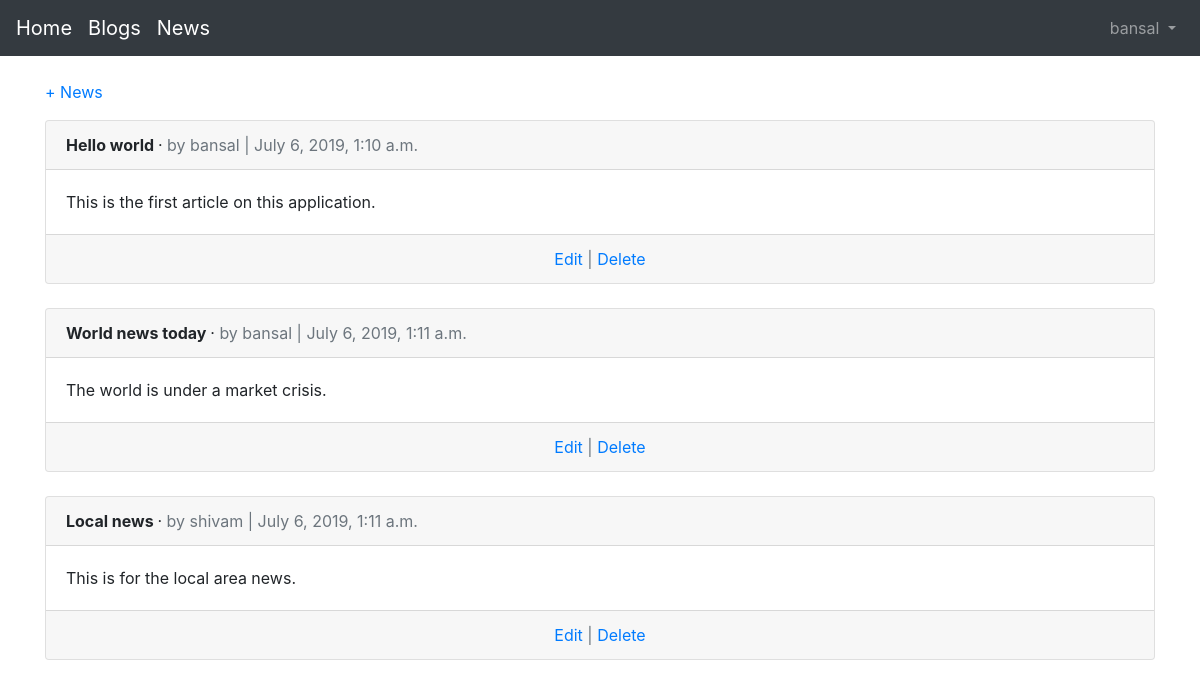
Page /articles/ (signed in) on the earlier database version.
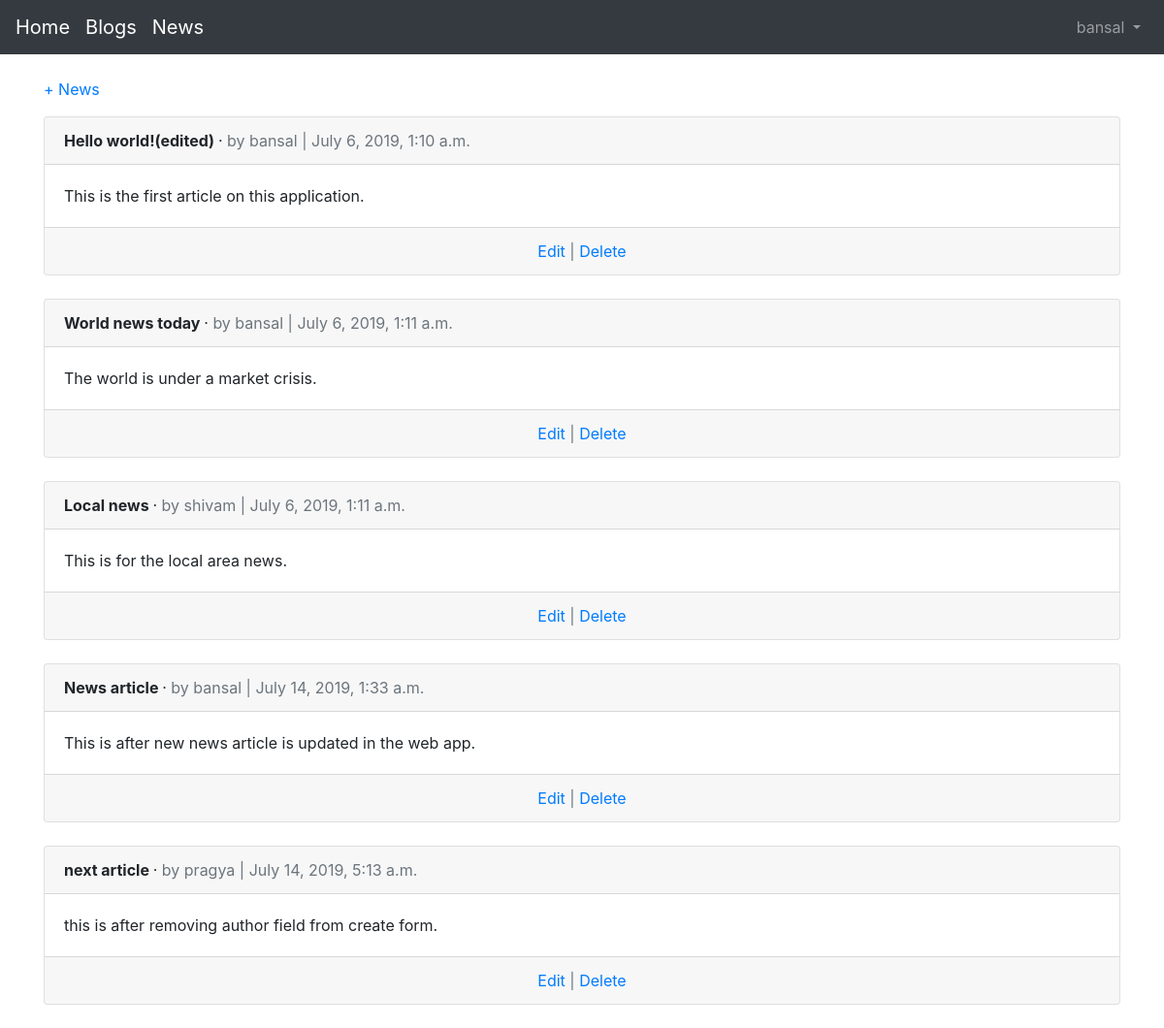
Same page on the later database version.
### articles/models.py (models this page shows, shortened)
class Article(models.Model):
    title = models.CharField(max_length=255)
    body = models.TextField()
    date = models.DateTimeField(auto_now_add=True)
    author = models.ForeignKey(
        get_user_model(),
        on_delete=models.CASCADE,
        )

### users/models.py (models this page shows)
class CustomUser(AbstractUser):
    age = models.PositiveIntegerField(null=True, blank=True)

### articles/views.py (the view)
# urls.py: path('', ArticleListView.as_view(), name='article_list'),
class ArticleListView(LoginRequiredMixin, ListView):
    model = Article
    template_name = 'article_list.html'

### templates/article_list.html (shortened to what this page needs)
{% extends 'base.html' %}
{% block content %}
	{% if user.is_authenticated %}
		<p><a href="{% url 'article_new' %}">+ News</a></p>
	{% endif %}
	{% for article in object_list %}
		<div class="card">
			<div class="card-header">
				<span class="font-weight-bold">{{ article.title }} </span> &middot;
				<span class="text-muted">by {{ article.author }} | {{ article.date }}</span>
			</div>
			<div class="card-body">
				{{ article.body }}
			</div>
			<div class="card-footer text-center text-muted">
				<a href="{% url 'article_edit' article.pk %}">Edit</a> |
				<a href="{% url 'article_delete' article.pk %}">Delete</a>
			</div>
		</div>
		<br />
	{% endfor %}
{% endblock content %}

Differences in the rows shown:
changed Article "This is the first article on this application.": title "Hello world" → "Hello world!(edited)"
added Article: title "News article", author "bansal", date "July 14, 2019, 1:33 a.m.", body "This is after new news article is updated in the web app."
added Article: title "next article", author "pragya", date "July 14, 2019, 5:13 a.m.", body "this is after removing author field from create form."
